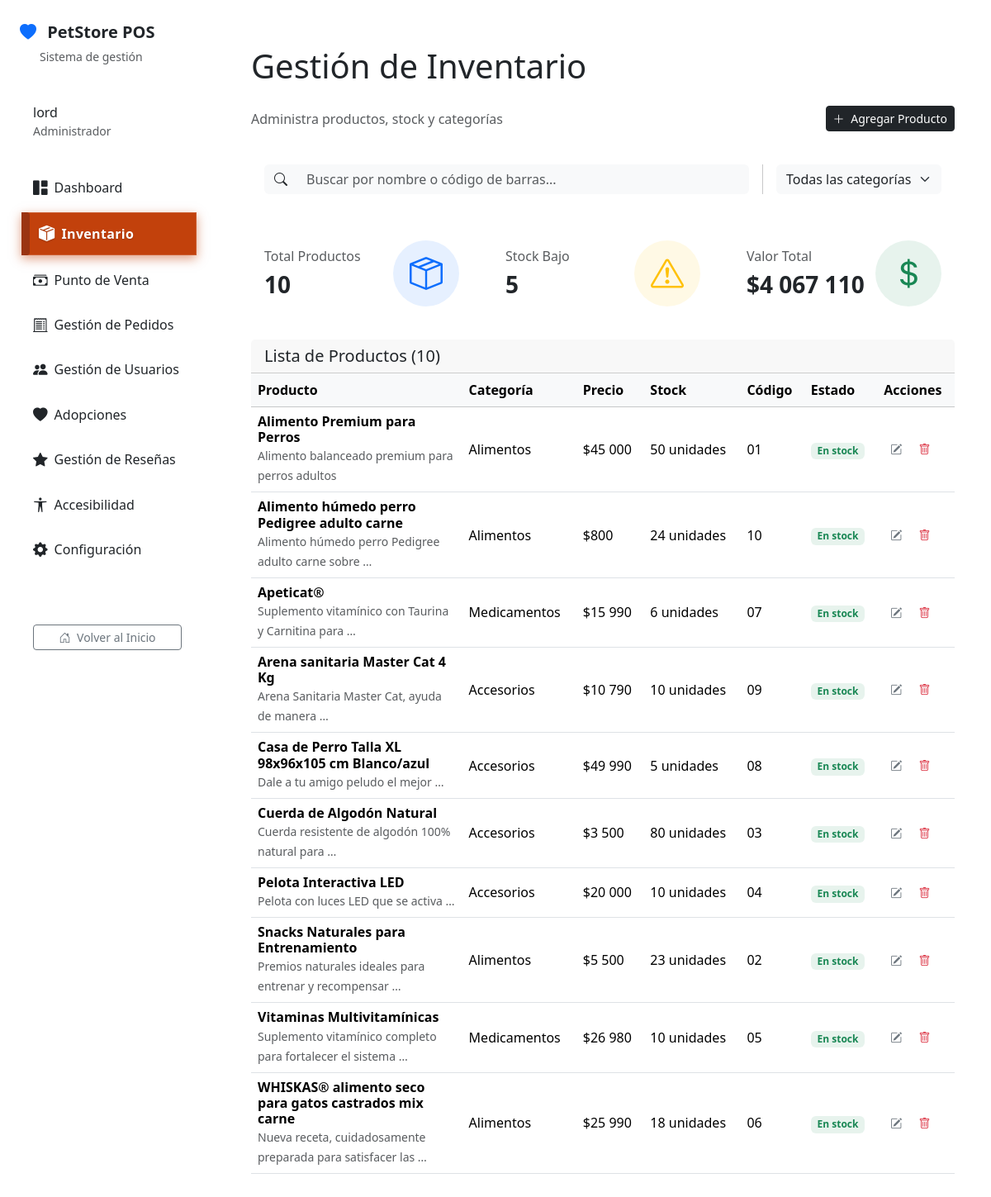
The page /dashboard/inventario/ (signed in) on the database as committed earlier.
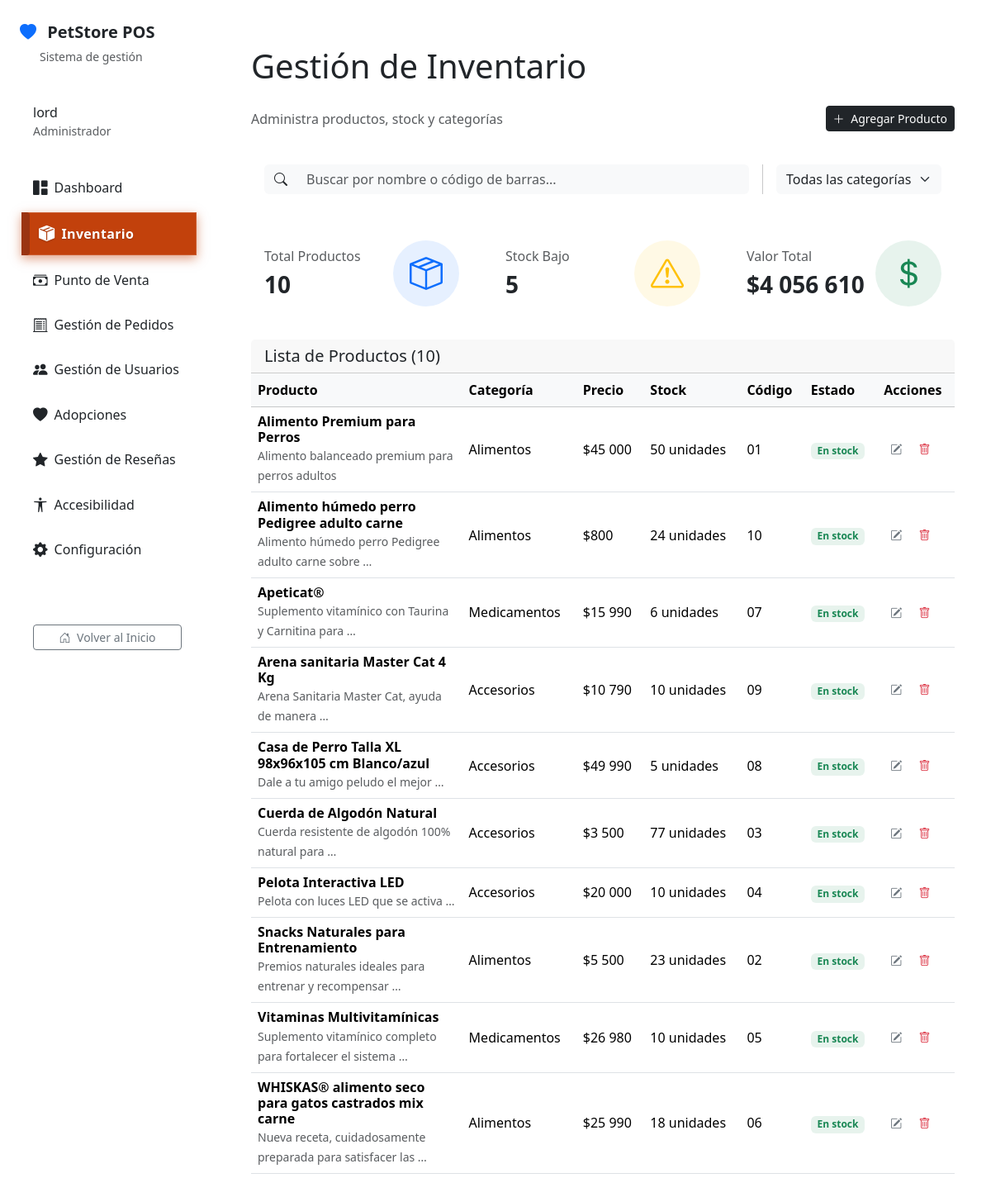
The same page on the database as committed later.
### catalog/models.py (models this page shows, shortened)
class Product(models.Model):
    sku = models.CharField(_("SKU"), max_length=3, unique=True)
    name = models.CharField(_("Nombre"), max_length=120)
    category = models.CharField(_("Categoría"), max_length=8, choices=Category.choices)
    price = models.DecimalField(_("Precio"), max_digits=10, decimal_places=2)
    stock = models.PositiveIntegerField(_("Stock"), default=0)
    description = models.TextField(_("Descripción"), blank=True)
    image = models.ImageField(_("Imagen"), upload_to="products/", blank=True, null=True)
    is_active = models.BooleanField(_("Activo"), default=True)
    created_at = models.DateTimeField(auto_now_add=True)
    class Meta:
        ordering = ["name"]
        verbose_name = _("Producto")
        verbose_name_plural = _("Productos")
        indexes = [
            models.Index(fields=['category', 'is_active']),
            models.Index(fields=['sku']),
        ]

### dashboard/views.py (the view)
class DashboardInventoryListView(ListView):
    model = Product
    template_name = "dashboard/inventario.html"
    context_object_name = "products"
    def get_queryset(self):
        queryset = super().get_queryset()
        category_pk = self.request.GET.get('cat')
        if category_pk:
            queryset = queryset.filter(category=category_pk)
        query = self.request.GET.get('q')
        if query:
            queryset = queryset.filter(
                models.Q(name__icontains=query) |
                models.Q(sku__icontains=query)
            )
        return queryset.order_by('name')
    def get_context_data(self, **kwargs):
        context = super().get_context_data(**kwargs)
        context['categories'] = [
            {'pk': choice[0], 'name': choice[1]}
            for choice in Category.choices
        ]
        context['category_selected'] = self.request.GET.get('cat', '')
        queryset = self.get_queryset()
        total_value = queryset.aggregate(
            total=Coalesce(
                Sum(F('price') * F('stock')),
                Value(0),
                output_field=DecimalField()
            )
        )['total']
        low_stock_count = queryset.filter(stock__lte=10, is_active=True).count()
        context['total_inventory_value'] = total_value
        context['low_stock_count'] = low_stock_count
        return context

### core/context_processors.py (called while the page is built)
def openai_chatbot(request):
    return {
        'OPENAI_ENABLED': getattr(settings, 'OPENAI_ENABLED', False),
    }

### templates/dashboard/inventario.html (shortened to what the changed rows need)
{% extends "dashboard/base.html" %}
{% load i18n %}
{% load humanize %}
{% block dashboard_title %}{% trans "Gestión de Inventario" %}{% endblock %}
{% block dashboard_content %}
    <div class="row g-4 mb-4">
        <div class="col-md-4">
            <div class="card stat-card h-100">
                <div class="card-body">
                    <div>
                        <h6 class="text-muted fw-normal">{% trans "Valor Total" %}</h6>
                        <h3 class="fw-bold mb-0">${{ total_inventory_value|default:0|intcomma }}</h3>
                    </div>
                </div>
            </div>
        </div>
    </div>
    <div class="card chart-card">
        <div class="table-responsive">
            <table class="table table-hover align-middle mb-0">
                <thead class="table-light">
                    <tr>
                        <th scope="col" style="width: 30%;">{% trans "Producto" %}</th>
                        <th scope="col">{% trans "Categoría" %}</th>
                        <th scope="col">{% trans "Precio" %}</th>
                        <th scope="col">{% trans "Stock" %}</th>
                        <th scope="col">{% trans "Código" %}</th>
                        <th scope="col">{% trans "Estado" %}</th>
                        <th scope="col">{% trans "Acciones" %}</th>
                    </tr>
                </thead>
                <tbody>
                    {% for p in products %}
                    <tr>
                        <td>
                            <h6 class="fw-bold mb-0">{{ p.name }}</h6>
                            <small class="text-muted">{{ p.description|truncatewords:7 }}</small>
                        </td>
                        <td>{{ p.get_category_display }}</td>
                        <td>${{ p.price|floatformat:0|intcomma }}</td>
                        <td>{{ p.stock }} {% trans "unidades" %}</td>
                        <td>{{ p.sku }}</td>
                        <td>
                            {% if p.is_active and p.stock > 0 %}
                                <span class="badge bg-success bg-opacity-10 text-success">{% trans "En stock" %}</span>
                            {% elif p.is_active and p.stock <= 0 %}
                                <span class="badge bg-warning bg-opacity-10 text-warning">{% trans "Agotado" %}</span>
                            {% else %}
                                <span class="badge bg-danger bg-opacity-10 text-danger">{% trans "Inactivo" %}</span>
                            {% endif %}
                        </td>
                        <td>
                            <a href="{% url 'catalog:product_update' p.pk %}?next={% url 'dashboard:inventario' %}" class="btn btn-sm btn-outline-secondary border-0" title="{% trans 'Editar' %}">
                                <i class="bi bi-pencil-square"></i>
                            </a>
                            <a href="{% url 'catalog:product_delete' p.pk %}?next={% url 'dashboard:inventario' %}" class="btn btn-sm btn-outline-danger border-0" title="{% trans 'Eliminar' %}">
                                <i class="bi bi-trash"></i>
                            </a>
                        </td>
                    </tr>
                    {% empty %}
                    <tr>
                        <td colspan="7" class="text-center py-4">
                            <p class="text-muted mb-0">{% trans "No se encontraron productos que coincidan con la búsqueda." %}</p>
                        </td>
                    </tr>
                    {% endfor %}
                </tbody>
            </table>
        </div>
    </div>
{% endblock %}

Rows that differ between the two databases and show on the page:
changed Product "Cuerda de Algodón Natural": stock "80" → "77"
Other text that changed with them:
{{ total_inventory_value|default:0|intcomma }}: "4 067 110" → "4 056 610"
